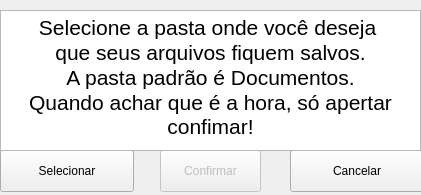
<?xml version="1.0" encoding="UTF-8"?>
<ui version="4.0">
 <class>Janela2</class>
 <widget class="QMainWindow" name="Janela2">
  <property name="geometry">
   <rect>
    <x>0</x>
    <y>0</y>
    <width>421</width>
    <height>195</height>
   </rect>
  </property>
  <property name="minimumSize">
   <size>
    <width>421</width>
    <height>171</height>
   </size>
  </property>
  <property name="maximumSize">
   <size>
    <width>421</width>
    <height>195</height>
   </size>
  </property>
  <property name="windowTitle">
   <string>Selecionar Pasta</string>
  </property>
  <widget class="QWidget" name="centralwidget">
   <widget class="QPushButton" name="bot3">
    <property name="geometry">
     <rect>
      <x>0</x>
      <y>150</y>
      <width>134</width>
      <height>42</height>
     </rect>
    </property>
    <property name="text">
     <string>Selecionar</string>
    </property>
   </widget>
   <widget class="QPushButton" name="bot4">
    <property name="geometry">
     <rect>
      <x>290</x>
      <y>150</y>
      <width>134</width>
      <height>42</height>
     </rect>
    </property>
    <property name="text">
     <string>Cancelar</string>
    </property>
   </widget>
   <widget class="QPushButton" name="bot6">
    <property name="enabled">
     <bool>false</bool>
    </property>
    <property name="geometry">
     <rect>
      <x>160</x>
      <y>150</y>
      <width>101</width>
      <height>42</height>
     </rect>
    </property>
    <property name="text">
     <string>Confirmar</string>
    </property>
   </widget>
   <widget class="QTextBrowser" name="textBrowser">
    <property name="geometry">
     <rect>
      <x>0</x>
      <y>10</y>
      <width>421</width>
      <height>141</height>
     </rect>
    </property>
    <property name="html">
     <string>&lt;!DOCTYPE HTML PUBLIC &quot;-//W3C//DTD HTML 4.0//EN&quot; &quot;http://www.w3.org/TR/REC-html40/strict.dtd&quot;&gt;
&lt;html&gt;&lt;head&gt;&lt;meta name=&quot;qrichtext&quot; content=&quot;1&quot; /&gt;&lt;style type=&quot;text/css&quot;&gt;
p, li { white-space: pre-wrap; }
&lt;/style&gt;&lt;/head&gt;&lt;body style=&quot; font-family:'Cantarell'; font-size:16pt; font-weight:400; font-style:normal;&quot;&gt;
&lt;p align=&quot;center&quot; style=&quot; margin-top:0px; margin-bottom:0px; margin-left:0px; margin-right:0px; -qt-block-indent:0; text-indent:0px;&quot;&gt;Selecione a pasta onde você deseja &lt;/p&gt;
&lt;p align=&quot;center&quot; style=&quot; margin-top:0px; margin-bottom:0px; margin-left:0px; margin-right:0px; -qt-block-indent:0; text-indent:0px;&quot;&gt;que seus arquivos fiquem salvos.&lt;/p&gt;
&lt;p align=&quot;center&quot; style=&quot; margin-top:0px; margin-bottom:0px; margin-left:0px; margin-right:0px; -qt-block-indent:0; text-indent:0px;&quot;&gt;A pasta padrão é Documentos.&lt;/p&gt;
&lt;p align=&quot;center&quot; style=&quot; margin-top:0px; margin-bottom:0px; margin-left:0px; margin-right:0px; -qt-block-indent:0; text-indent:0px;&quot;&gt;Quando achar que é a hora, só apertar confimar!&lt;/p&gt;&lt;/body&gt;&lt;/html&gt;</string>
    </property>
   </widget>
  </widget>
 </widget>
 <resources/>
 <connections/>
</ui>
